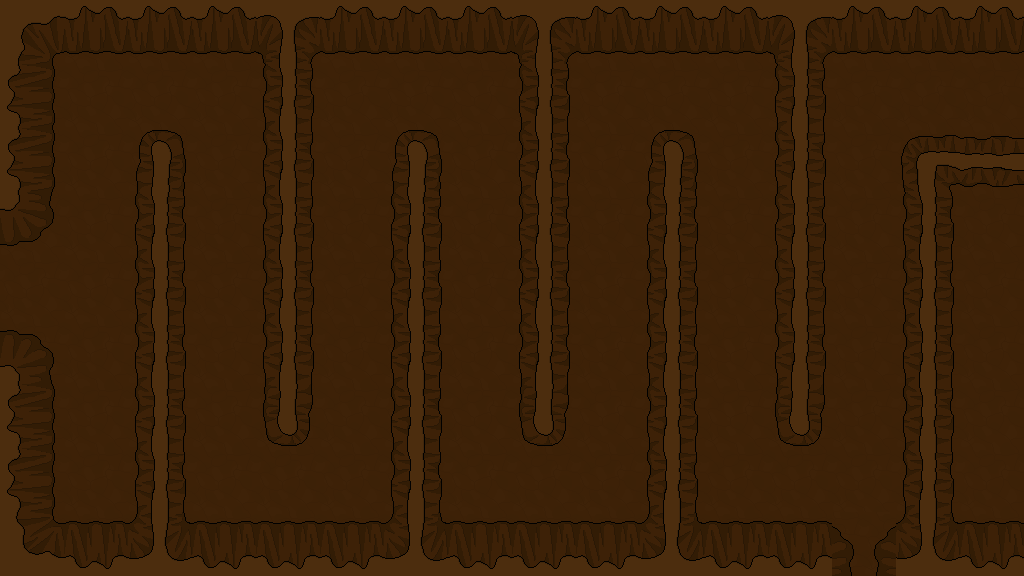

A 2D game scene composited from a Tiled map and its tileset images. What follows is a short description and the map's XML, with every tile layer's data as written:
An orthogonal 16x9 tile map with 64x64 px tiles, 1 tile layer (Tile Layer 1).

<map version="1.0" orientation="orthogonal" width="16" height="9" tilewidth="64" tileheight="64">
 <tileset firstgid="1" name="backgroundTiles" tilewidth="64" tileheight="64">
  <image source="../backgroundTiles.png" width="11840" height="64" />
 </tileset>
 <layer name="Tile Layer 1" width="16" height="9">
  <data encoding="csv">
151,152,152,152,166,152,152,152,166,152,152,152,166,152,152,152,
158,6,6,6,168,6,6,6,168,6,6,6,168,6,6,6,
158,6,175,6,168,6,175,6,168,6,175,6,168,6,181,173,
154,6,168,6,168,6,168,6,168,6,168,6,168,6,168,184,
6,6,168,6,168,6,168,6,168,6,168,6,168,6,168,184,
155,53,168,6,168,6,168,6,168,6,168,6,168,6,168,184,
158,53,168,6,176,6,168,6,176,6,168,6,176,6,168,184,
158,53,168,6,6,6,168,6,6,6,168,6,6,6,168,184,
159,160,177,160,160,160,177,160,160,160,177,160,160,9,177,160
</data>
 </layer>
</map>
